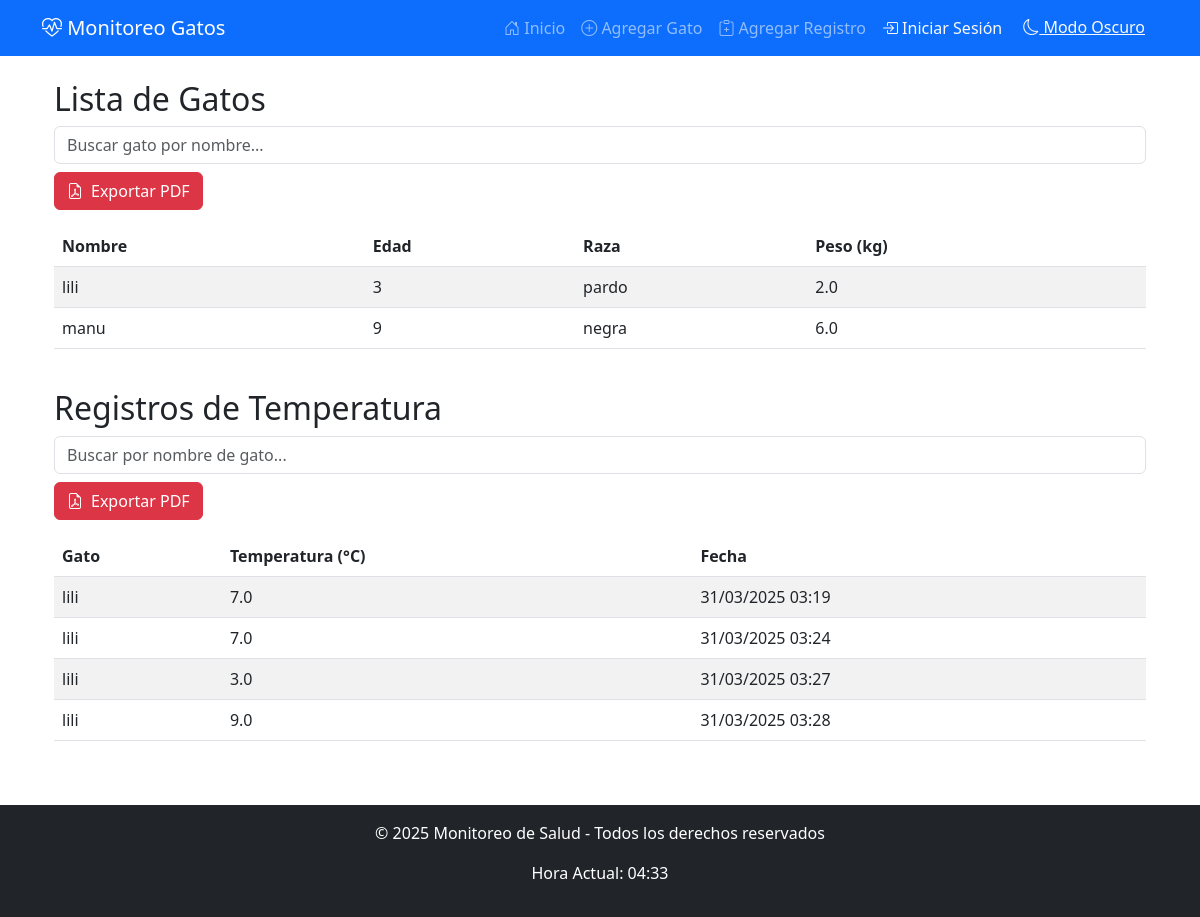
The page / on the database its author committed.
### appmonitoreo/models.py (models this page shows, shortened)
class Gato(models.Model):
    nombre = models.CharField(max_length=100)
    edad = models.IntegerField()
    raza = models.CharField(max_length=50, blank=True, null=True)
    peso = models.FloatField()
    creado_en = models.DateTimeField(auto_now_add=True)

class RegistroTemperatura(models.Model):
    gato = models.ForeignKey(Gato, on_delete=models.CASCADE)
    temperatura = models.FloatField()
    fecha_registro = models.DateTimeField(auto_now_add=True)

### appmonitoreo/views.py (the view)
# urls.py: path('', views.index, name='index'),
def index(request):
    gatos = Gato.objects.all()
    registros = RegistroTemperatura.objects.all()
    return render(request, 'appmonitoreo/index.html', {'gatos': gatos, 'registros': registros})

### appmonitoreo/templates/appmonitoreo/index.html (shortened to what this page needs)
{% extends 'appmonitoreo/base.html' %}
{% block content %}
<div class="container">
    <h2 class="mt-3">Lista de Gatos</h2>
    <input type="text" id="searchGato" class="form-control mb-2" placeholder="Buscar gato por nombre...">
    <button class="btn btn-danger mb-3 d-flex align-items-center" onclick="exportToPDF('gatosTable', 'Lista_Gatos')">
        <i class="bi bi-file-earmark-pdf me-2"></i> Exportar PDF
    </button>
    <div class="table-responsive">
        <table class="table table-striped table-hover" id="gatosTable">
            <thead>
                <tr>
                    <th>Nombre</th>
                    <th>Edad</th>
                    <th>Raza</th>
                    <th>Peso (kg)</th>
                </tr>
            </thead>
            <tbody>
                {% for gato in gatos %}
                <tr>
                    <td>{{ gato.nombre }}</td>
                    <td>{{ gato.edad }}</td>
                    <td>{{ gato.raza|default:"No especificado" }}</td>
                    <td>{{ gato.peso }}</td>
                </tr>
                {% empty %}
                <tr>
                    <td colspan="4" class="text-center">No hay gatos registrados.</td>
                </tr>
                {% endfor %}
            </tbody>
        </table>
    </div>
    <h2 class="mt-4">Registros de Temperatura</h2>
    <input type="text" id="searchRegistro" class="form-control mb-2" placeholder="Buscar por nombre de gato...">
    <button class="btn btn-danger mb-3 d-flex align-items-center" onclick="exportToPDF('registrosTable', 'Registros_Temperatura')">
        <i class="bi bi-file-earmark-pdf me-2"></i> Exportar PDF
    </button>
    <div class="table-responsive">
        <table class="table table-striped table-hover" id="registrosTable">
            <thead>
                <tr>
                    <th>Gato</th>
                    <th>Temperatura (°C)</th>
                    <th>Fecha</th>
                </tr>
            </thead>
            <tbody>
                {% for registro in registros %}
                <tr>
                    <td>{{ registro.gato.nombre }}</td>
                    <td>{{ registro.temperatura }}</td>
                    <td>{{ registro.fecha_registro|date:"d/m/Y H:i" }}</td>
                </tr>
                {% empty %}
                <tr>
                    <td colspan="3" class="text-center">No hay registros de temperatura.</td>
                </tr>
                {% endfor %}
            </tbody>
        </table>
    </div>
</div>
{% endblock %}

### appmonitoreo/templates/appmonitoreo/base.html (shortened to what this page needs)
{% load static %}
<!DOCTYPE html>
<html lang="es">
<head>
    <link href="https://cdn.jsdelivr.net/npm/bootstrap@5.3.0/dist/css/bootstrap.min.css" rel="stylesheet">
    <link rel="stylesheet" href="https://cdn.jsdelivr.net/npm/bootstrap-icons/font/bootstrap-icons.css">
</head>
<body>
    <nav class="navbar navbar-expand-lg navbar-dark bg-primary">
        <div class="container">
            <a class="navbar-brand" href="{% url 'index' %}">
                <i class="bi bi-heart-pulse"></i> Monitoreo Gatos
            </a>
            <div class="collapse navbar-collapse" id="navbarNav">
                <ul class="navbar-nav ms-auto">
                    <li class="nav-item"><a class="nav-link" href="{% url 'index' %}"><i class="bi bi-house-door"></i> Inicio</a></li>
                    <li class="nav-item"><a class="nav-link" href="{% url 'agregar_gato' %}"><i class="bi bi-plus-circle"></i> Agregar Gato</a></li>
                    <li class="nav-item"><a class="nav-link" href="{% url 'agregar_registro' %}"><i class="bi bi-clipboard-plus"></i> Agregar Registro</a></li>
                    {% if user.is_authenticated %}
                        <li class="nav-item">
                            <form id="logout-form" action="{% url 'logout' %}" method="post" class="d-inline">
                                {% csrf_token %}
                                <button type="submit" class="nav-link btn btn-link text-warning">
                                    <i class="bi bi-box-arrow-right"></i> Cerrar Sesión
                                </button>
                            </form>
                        </li>
                    {% else %}
                        <li class="nav-item">
                            <a class="nav-link text-light" href="{% url 'login' %}">
                                <i class="bi bi-box-arrow-in-right"></i> Iniciar Sesión
                            </a>
                        </li>
                    {% endif %}
                    <li class="nav-item">
                        <button id="darkModeButton" class="btn btn-link text-light" onclick="toggleDarkMode()">
                        </button>
                    </li>
                </ul>
            </div>
        </div>
    </nav>
    <div class="container mt-4">
        {% block content %}{% endblock %}
    </div>
    <footer class="bg-dark text-white text-center py-3 mt-5">
        <p>&copy; <span id="year"></span> Monitoreo de Salud - Todos los derechos reservados</p>
        <p>Hora Actual: <span id="time"></span></p>
    </footer>
</body>
</html>

### appmonitoreo/templates/appmonitoreo/base.html (style rules this page uses)
body { transition: background-color 0.3s ease, color 0.3s ease; }

### rows shown on the page
Gato: nombre "lili", edad "3", raza "pardo", peso "2.0"
Gato: nombre "manu", edad "9", raza "negra", peso "6.0"
RegistroTemperatura: gato.nombre "lili", temperatura "7.0", fecha_registro "31/03/2025 03:19"
RegistroTemperatura: gato.nombre "lili", temperatura "7.0", fecha_registro "31/03/2025 03:24"
RegistroTemperatura: gato.nombre "lili", temperatura "3.0", fecha_registro "31/03/2025 03:27"
RegistroTemperatura: gato.nombre "lili", temperatura "9.0", fecha_registro "31/03/2025 03:28"
